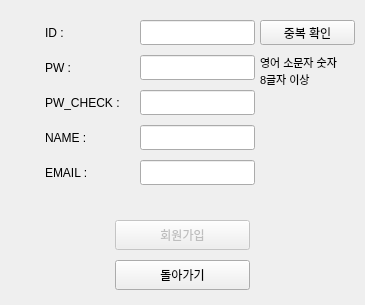
<?xml version="1.0" encoding="UTF-8"?>
<ui version="4.0">
 <class>Dialog</class>
 <widget class="QDialog" name="Dialog">
  <property name="enabled">
   <bool>true</bool>
  </property>
  <property name="geometry">
   <rect>
    <x>0</x>
    <y>0</y>
    <width>365</width>
    <height>305</height>
   </rect>
  </property>
  <property name="sizePolicy">
   <sizepolicy hsizetype="Fixed" vsizetype="Fixed">
    <horstretch>0</horstretch>
    <verstretch>0</verstretch>
   </sizepolicy>
  </property>
  <property name="windowTitle">
   <string>Dialog</string>
  </property>
  <widget class="QPushButton" name="sign_in_btn">
   <property name="enabled">
    <bool>false</bool>
   </property>
   <property name="geometry">
    <rect>
     <x>115</x>
     <y>220</y>
     <width>135</width>
     <height>30</height>
    </rect>
   </property>
   <property name="text">
    <string>회원가입</string>
   </property>
   <property name="checkable">
    <bool>false</bool>
   </property>
   <property name="default">
    <bool>false</bool>
   </property>
   <property name="flat">
    <bool>false</bool>
   </property>
  </widget>
  <widget class="QPushButton" name="pushButton_3">
   <property name="geometry">
    <rect>
     <x>115</x>
     <y>260</y>
     <width>135</width>
     <height>30</height>
    </rect>
   </property>
   <property name="text">
    <string>돌아가기</string>
   </property>
  </widget>
  <widget class="QLineEdit" name="pw_box">
   <property name="geometry">
    <rect>
     <x>140</x>
     <y>55</y>
     <width>115</width>
     <height>25</height>
    </rect>
   </property>
   <property name="locale">
    <locale language="Korean" country="SouthKorea"/>
   </property>
   <property name="inputMethodHints">
    <set>Qt::ImhHiddenText|Qt::ImhNoAutoUppercase|Qt::ImhNoPredictiveText|Qt::ImhSensitiveData</set>
   </property>
   <property name="inputMask">
    <string/>
   </property>
   <property name="text">
    <string/>
   </property>
   <property name="echoMode">
    <enum>QLineEdit::Password</enum>
   </property>
   <property name="placeholderText">
    <string extracomment="pwpw"/>
   </property>
  </widget>
  <widget class="QLabel" name="label_7">
   <property name="geometry">
    <rect>
     <x>45</x>
     <y>20</y>
     <width>64</width>
     <height>25</height>
    </rect>
   </property>
   <property name="text">
    <string>ID : </string>
   </property>
  </widget>
  <widget class="QLabel" name="label_8">
   <property name="geometry">
    <rect>
     <x>45</x>
     <y>55</y>
     <width>64</width>
     <height>25</height>
    </rect>
   </property>
   <property name="text">
    <string>PW : </string>
   </property>
  </widget>
  <widget class="QLineEdit" name="id_box">
   <property name="geometry">
    <rect>
     <x>140</x>
     <y>20</y>
     <width>115</width>
     <height>25</height>
    </rect>
   </property>
   <property name="inputMask">
    <string/>
   </property>
   <property name="text">
    <string/>
   </property>
   <property name="placeholderText">
    <string extracomment="id"/>
   </property>
  </widget>
  <widget class="QLabel" name="label_9">
   <property name="geometry">
    <rect>
     <x>45</x>
     <y>125</y>
     <width>64</width>
     <height>25</height>
    </rect>
   </property>
   <property name="text">
    <string>NAME : </string>
   </property>
  </widget>
  <widget class="QLineEdit" name="name_box">
   <property name="geometry">
    <rect>
     <x>140</x>
     <y>125</y>
     <width>115</width>
     <height>25</height>
    </rect>
   </property>
   <property name="inputMask">
    <string/>
   </property>
   <property name="text">
    <string/>
   </property>
   <property name="placeholderText">
    <string extracomment="이름"/>
   </property>
  </widget>
  <widget class="QLineEdit" name="email_box">
   <property name="geometry">
    <rect>
     <x>140</x>
     <y>160</y>
     <width>115</width>
     <height>25</height>
    </rect>
   </property>
   <property name="locale">
    <locale language="Korean" country="SouthKorea"/>
   </property>
   <property name="inputMethodHints">
    <set>Qt::ImhEmailCharactersOnly</set>
   </property>
   <property name="inputMask">
    <string/>
   </property>
   <property name="text">
    <string/>
   </property>
   <property name="echoMode">
    <enum>QLineEdit::Normal</enum>
   </property>
   <property name="placeholderText">
    <string extracomment="test@mail.com"/>
   </property>
  </widget>
  <widget class="QLabel" name="label_10">
   <property name="geometry">
    <rect>
     <x>45</x>
     <y>160</y>
     <width>64</width>
     <height>25</height>
    </rect>
   </property>
   <property name="text">
    <string>EMAIL : </string>
   </property>
  </widget>
  <widget class="QLabel" name="label_11">
   <property name="geometry">
    <rect>
     <x>45</x>
     <y>90</y>
     <width>101</width>
     <height>25</height>
    </rect>
   </property>
   <property name="text">
    <string>PW_CHECK : </string>
   </property>
  </widget>
  <widget class="QLineEdit" name="pw_check_box">
   <property name="geometry">
    <rect>
     <x>140</x>
     <y>90</y>
     <width>115</width>
     <height>25</height>
    </rect>
   </property>
   <property name="locale">
    <locale language="Korean" country="SouthKorea"/>
   </property>
   <property name="inputMethodHints">
    <set>Qt::ImhHiddenText|Qt::ImhNoAutoUppercase|Qt::ImhNoPredictiveText|Qt::ImhSensitiveData</set>
   </property>
   <property name="inputMask">
    <string/>
   </property>
   <property name="text">
    <string/>
   </property>
   <property name="echoMode">
    <enum>QLineEdit::Password</enum>
   </property>
   <property name="placeholderText">
    <string extracomment="pwpw"/>
   </property>
  </widget>
  <widget class="QPushButton" name="dupli_check_btn">
   <property name="geometry">
    <rect>
     <x>260</x>
     <y>20</y>
     <width>95</width>
     <height>25</height>
    </rect>
   </property>
   <property name="text">
    <string>중복 확인</string>
   </property>
  </widget>
  <widget class="QLabel" name="label_12">
   <property name="geometry">
    <rect>
     <x>260</x>
     <y>50</y>
     <width>111</width>
     <height>41</height>
    </rect>
   </property>
   <property name="font">
    <font>
     <pointsize>8</pointsize>
     <weight>50</weight>
     <italic>false</italic>
     <bold>false</bold>
     <underline>false</underline>
     <strikeout>false</strikeout>
     <kerning>true</kerning>
    </font>
   </property>
   <property name="text">
    <string>영어 소문자 숫자 
8글자 이상 </string>
   </property>
   <property name="alignment">
    <set>Qt::AlignLeading|Qt::AlignLeft|Qt::AlignVCenter</set>
   </property>
  </widget>
  <widget class="QLabel" name="result">
   <property name="geometry">
    <rect>
     <x>40</x>
     <y>190</y>
     <width>285</width>
     <height>25</height>
    </rect>
   </property>
   <property name="sizePolicy">
    <sizepolicy hsizetype="Preferred" vsizetype="Preferred">
     <horstretch>0</horstretch>
     <verstretch>0</verstretch>
    </sizepolicy>
   </property>
   <property name="layoutDirection">
    <enum>Qt::LeftToRight</enum>
   </property>
   <property name="text">
    <string/>
   </property>
   <property name="alignment">
    <set>Qt::AlignCenter</set>
   </property>
  </widget>
 </widget>
 <resources/>
 <connections>
  <connection>
   <sender>sign_in_btn</sender>
   <signal>clicked()</signal>
   <receiver>Dialog</receiver>
   <slot>signup_confirm()</slot>
   <hints>
    <hint type="sourcelabel">
     <x>200</x>
     <y>233</y>
    </hint>
    <hint type="destinationlabel">
     <x>257</x>
     <y>225</y>
    </hint>
   </hints>
  </connection>
  <connection>
   <sender>pushButton_3</sender>
   <signal>clicked()</signal>
   <receiver>Dialog</receiver>
   <slot>go_login()</slot>
   <hints>
    <hint type="sourcelabel">
     <x>210</x>
     <y>271</y>
    </hint>
    <hint type="destinationlabel">
     <x>316</x>
     <y>278</y>
    </hint>
   </hints>
  </connection>
  <connection>
   <sender>dupli_check_btn</sender>
   <signal>clicked()</signal>
   <receiver>Dialog</receiver>
   <slot>id_check()</slot>
   <hints>
    <hint type="sourcelabel">
     <x>288</x>
     <y>36</y>
    </hint>
    <hint type="destinationlabel">
     <x>313</x>
     <y>115</y>
    </hint>
   </hints>
  </connection>
 </connections>
 <slots>
  <signal>start()</signal>
  <signal>signal1()</signal>
  <slot>go_login()</slot>
  <slot>signup_confirm()</slot>
  <slot>id_check()</slot>
  <slot>test()</slot>
 </slots>
</ui>
